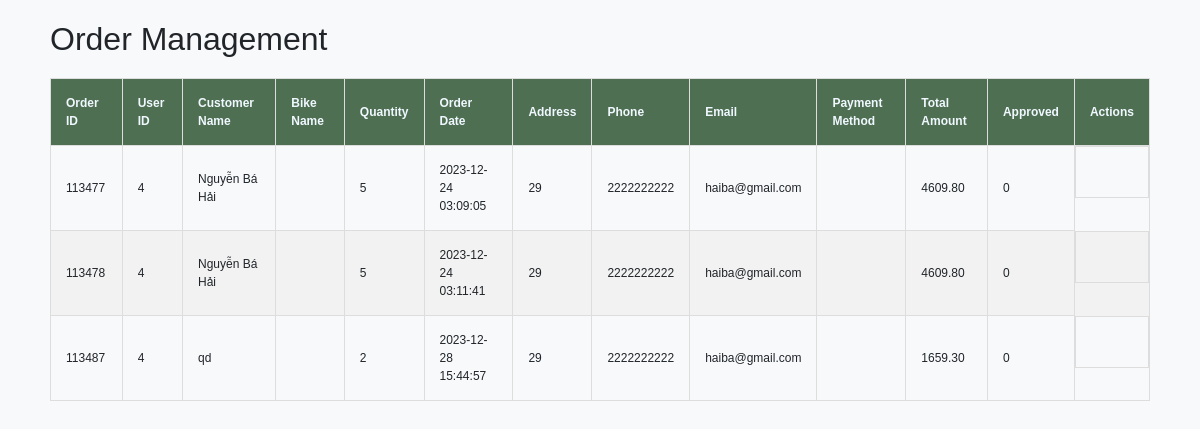
Before: /admin/order/order.php with the older database file.
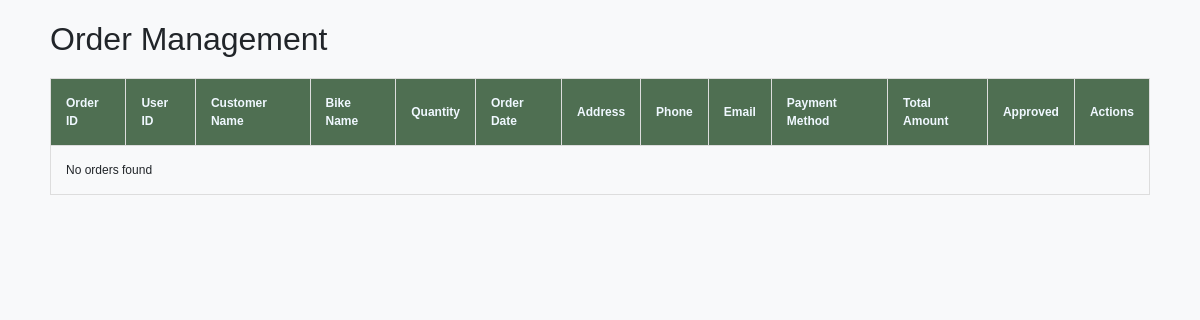
After: the same page with the newer database file.
### tables this page shows
CREATE TABLE `order_details` (
  `cart_id` int(11) NOT NULL,
  `id` int(11) NOT NULL,
  `total_amount` decimal(10,2) NOT NULL,
  `payment_status` varchar(20) NOT NULL DEFAULT 'Pending',
  `created_at` timestamp NOT NULL DEFAULT current_timestamp(),
  `customer_name` varchar(255) NOT NULL,
  `customer_address` varchar(255) NOT NULL,
  `customer_phone` varchar(20) NOT NULL,
  `customer_email` varchar(255) NOT NULL,
  `payment_method` varchar(20) NOT NULL,
  `note` varchar(255) NOT NULL,
  `approved` int(11) DEFAULT 0,
  `quantity` varchar(255) DEFAULT NULL
);

### admin/order/order.php (the view, shortened to what this page needs)
<!DOCTYPE html>
<html lang="en">
<head>
    <link rel="stylesheet" href="https://stackpath.bootstrapcdn.com/bootstrap/4.5.2/css/bootstrap.min.css">
</head>
<body>
    <div class="container">
        <h2>Order Management</h2>
        <table>
            <thead>
                <tr>
                    <th>Order ID</th>
                    <th>User ID</th>
                    <th>Customer Name</th>
                    <th>Bike Name</th>
                    <th>Quantity</th>
                    <th>Order Date</th>
                    <th>Address</th>
                    <th>Phone</th>
                    <th>Email</th>
                    <th>Payment Method</th>
                    <th>Total Amount</th>
                    <th>Approved</th>
                    <th>Actions</th>
                </tr>
            </thead>
            <tbody>
                <?php
                $servername = "localhost";
                $username = "root";
                $password = "";
                $dbname = "taikhoan";
                $conn = new mysqli($servername, $username, $password, $dbname);
                $sql = "SELECT * FROM order_details";
                $result = $conn->query($sql);
                if ($result->num_rows > 0) {
                    while ($row = $result->fetch_assoc()) {
                        echo "<tr>";
                        echo "<td>{$row['cart_id']}</td>";
                        echo "<td>{$row['id']}</td>";
                        echo "<td>{$row['customer_name']}</td>";
                        echo "<td></td>";
                        echo "<td>{$row['quantity']}</td>";
                        echo "<td>{$row['created_at']}</td>";
                        echo "<td>{$row['customer_address']}</td>";
                        echo "<td>{$row['customer_phone']}</td>";
                        echo "<td>{$row['customer_email']}</td>";
                        echo "<td>{$row['payment_method']}</td>";
                        echo "<td>{$row['total_amount']}</td>";
                        echo "<td>{$row['approved']}</td>";
                        echo '<td class="action-icons">';
                        echo '<i class="bx bxs-x-square bx-tada" onclick="cancelOrder(' . $row['cart_id'] . ')" style="color: #EE7214;"></i>';
                        if ($row['approved'] == 0) {
                            echo '<i class="bx bx-check-square bx-tada" onclick="approveOrder(' . $row['cart_id'] . ')" style="color: #5FBDFF;"></i>';
                        }
                        echo '</td>';
                        echo "</tr>";
                    }
                } else {
                    echo "<tr><td colspan='13'>No orders found</td></tr>";
                }
                ?>
            </tbody>
        </table>
    </div>
</body>
</html>

Changed rows visible on the page:
removed order_details: cart_id "113477", id "4", customer_name "Nguyễn Bá Hải", quantity "5", created_at "2023-12-24 03:09:05", customer_address "29", customer_phone "2222222222", customer_email "haiba@gmail.com", total_amount "4609.80", approved "0"
removed order_details: cart_id "113478", id "4", customer_name "Nguyễn Bá Hải", quantity "5", created_at "2023-12-24 03:11:41", customer_address "29", customer_phone "2222222222", customer_email "haiba@gmail.com", total_amount "4609.80", approved "0"
removed order_details: cart_id "113487", id "4", customer_name "qd", quantity "2", created_at "2023-12-28 15:44:57", customer_address "29", customer_phone "2222222222", customer_email "haiba@gmail.com", total_amount "1659.30", approved "0"
Other visible differences:
text now shown: "No orders found"
